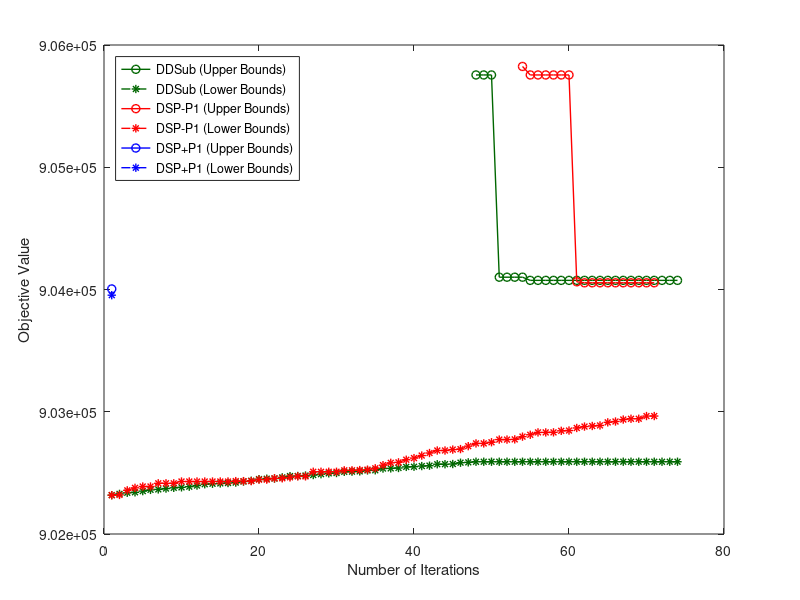

This figure's MATLAB source:
%% Figure 5

d1 = csvread('output/suc8-3-1_duals.csv');
p1 = csvread('output/suc8-3-1_primals.csv');
d2 = csvread('output/suc8-21_duals.csv');
p2 = csvread('output/suc8-21_primals.csv');
d3 = csvread('output/suc8-2-1_duals.csv');
p3 = csvread('output/suc8-2-1_primals.csv');

d2 = d2(1);
p2 = p2(1);

ninf1 = sum(p1 > 1.0e+20);
ninf2 = sum(p3 > 1.0e+20);

LW = 1;
plot((ninf1+1):size(p1,1), p1((ninf1+1):size(p1,1),:), 'o-', 'Color', [0 0.4 0], 'linewidth', LW);
hold on;
plot(1:size(d1,1), d1, '*--', 'Color', [0 0.4 0], 'linewidth', LW);
plot((ninf2+1):size(p3,1), p3((ninf2+1):size(p3,1),:), 'ro-', 'linewidth', LW);
plot(1:size(d3,1), d3, 'r*--', 'linewidth', LW);
plot(1:size(p2,1), p2, 'bo-', 'linewidth', LW);
plot(1:size(d2,1), d2, 'b*--', 'linewidth', LW);
ylabel('Objective Value');
xlabel('Number of Iterations');
legend('DDSub (Upper Bounds)', ...
    'DDSub (Lower Bounds)', ...
    'DSP-P1 (Upper Bounds)', ...
    'DSP-P1 (Lower Bounds)', ...
    'DSP+P1 (Upper Bounds)', ...
    'DSP+P1 (Lower Bounds)', ...
    'Location', 'NorthWest');
hold off;

% save
hgexport(gcf, 'Figure8.eps');


